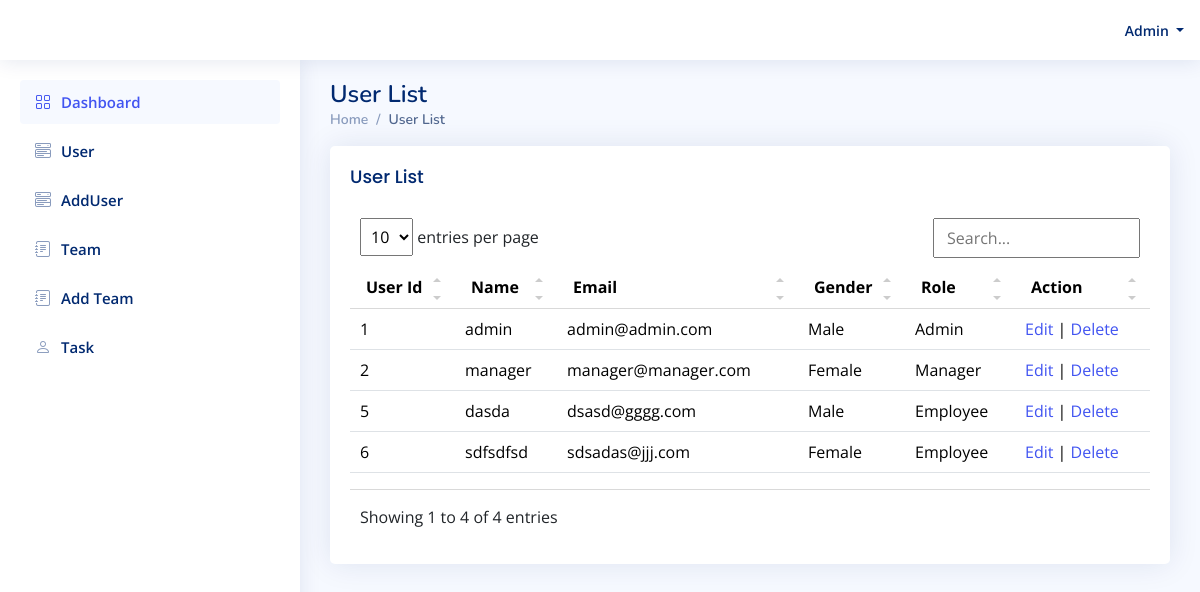
/users.php (signed in), run on the app's committed database.
### tables this page shows
CREATE TABLE `users` (
  `id` int(11) UNSIGNED NOT NULL,
  `name` varchar(255) NOT NULL,
  `email` varchar(255) NOT NULL,
  `gender` varchar(10) NOT NULL,
  `password` varchar(255) NOT NULL,
  `role_id` tinyint(1) UNSIGNED NOT NULL,
  `status` tinyint(1) UNSIGNED NOT NULL COMMENT '0 => Inactive, 1=> Active	',
  `created` datetime NOT NULL,
  `modified` datetime NOT NULL
);

CREATE TABLE `roles` (
  `id` tinyint(2) UNSIGNED NOT NULL,
  `name` varchar(255) NOT NULL,
  `status` tinyint(1) UNSIGNED NOT NULL DEFAULT 1 COMMENT '0 => Inactive, 1=> Active',
  `created` datetime NOT NULL,
  `modified` datetime NOT NULL
);

### classes/User.php (called while the page is built, shortened)
<?php
class User extends DB
{
    public static function getUser(){
        $qry = DB::$connection->query('SELECT u.*, r.name as role FROM `users` u inner join roles r on r.id=u.role_id');
        $results = [];
        while($row = $qry->fetch_all(MYSQLI_ASSOC)){
            $results = $row;
        }
        return $results;
    }
}

### users.php (the view, shortened to what this page needs)
<?php
$results = User::getUser();
include('header.php');
include('header.inc');
include('left.inc');
?>
<main id="main" class="main">
<div class="pagetitle">
  <h1>User List</h1>
  <nav>
    <ol class="breadcrumb">
      <li class="breadcrumb-item"><a href="/">Home</a></li>
      <li class="breadcrumb-item active">User List</li>
    </ol>
  </nav>
</div>
<section class="section">
  <div class="row">
    <div class="col-lg-12">
      <div class="card">
        <div class="card-body">
          <h5 class="card-title">User List</h5>
          <table class="table datatable">
            <thead>
              <tr>
                <th>User Id</th>
                <th>Name</th>
                <th>Email</th>
                <th>Gender</th>
                <th>Role</th>
                <th>Action</th>
              </tr>
            </thead>
            <tbody>
                <?php
                if(!empty($results)){
                    foreach($results as $result){
                ?>
              <tr>
                <td><?php echo $result['id'];?></td>
                <td><?php echo $result['name'];?></td>
                <td><?php echo $result['email'];?></td>
                <td><?php echo $result['gender'];?></td>
                <td><?php echo $result['role'];?></td>
                <td><a href="add_user.php?id=<?php echo $result['id'];?>">Edit</a> | <a href="javascript:" onclick="delete_user(<?php echo $result['id'];?>)">Delete</a></td>
              </tr>
              <?php } } ?>
            </tbody>
          </table>
        </div>
      </div>
    </div>
  </div>
</section>
</main>
 <?php include('footer.php');

### header.php (shortened to what this page needs)
<!DOCTYPE html>
<html lang="en">
<head>
  <link href="assets/vendor/bootstrap/css/bootstrap.min.css" rel="stylesheet">
  <link href="assets/vendor/bootstrap-icons/bootstrap-icons.css" rel="stylesheet">
  <link href="assets/vendor/boxicons/css/boxicons.min.css" rel="stylesheet">
  <link href="assets/css/style.css" rel="stylesheet">
  <link href="assets/vendor/simple-datatables/style.css" rel="stylesheet">
</head>
<body>

### header.inc (shortened to what this page needs)
<header id="header" class="header fixed-top d-flex align-items-center">
    <nav class="header-nav ms-auto">
      <ul class="d-flex align-items-center">
        <li class="nav-item dropdown pe-3">
          <a class="nav-link nav-profile d-flex align-items-center pe-0" href="javascript:" data-bs-toggle="dropdown">
            <span class="d-none d-md-block dropdown-toggle ps-2">
                <?php echo ucfirst($_SESSION['user']['name']); ?>
            </span>
          </a>
        </li>
      </ul>
    </nav>
</header>

### left.inc
<aside id="sidebar" class="sidebar">
   <ul class="sidebar-nav" id="sidebar-nav">
     <li class="nav-item">
       <a class="nav-link " href="dashboard.php">
         <i class="bi bi-grid"></i>
         <span>Dashboard</span>
       </a>
     </li>
     <?php if($_SESSION['user']['role_id'] ==1) { ?>
     <li class="nav-item collapsed">
       <a class="nav-link collapsed" href="users.php">
         <i class="bi bi-menu-button-wide"></i><span>User</span>
       </a>
     </li>
     <li class="nav-item collapsed">
       <a class="nav-link collapsed" href="add_user.php">
         <i class="bi bi-menu-button-wide"></i><span>AddUser</span>
       </a>
     </li>
     <?php }  if(in_array($_SESSION['user']['role_id'],[1,2])) { ?>
     <li class="nav-item collapsed">
       <a class="nav-link collapsed" href="teams.php">
         <i class="bi bi-journal-text"></i><span>Team</span>
       </a>
     </li>
     <?php } if($_SESSION['user']['role_id'] ==1) { ?>
     <li class="nav-item collapsed">
       <a class="nav-link collapsed" href="teams.php">
         <i class="bi bi-journal-text"></i><span>Add Team</span>
       </a>
     </li>
     <?php } ?>
     <li class="nav-item">
       <a class="nav-link collapsed" href="tasks.php">
         <i class="bi bi-person"></i>
         <span>Task</span>
       </a>
     </li>
   </ul>
 </aside>

### footer.php (shortened to what this page needs)
</body>
</html>

### assets/css/style.css (style rules this page uses)
:root { scroll-behavior: smooth; }
body { font-family: "Open Sans", sans-serif; background: #f6f9ff; color: #444444; }
a { color: #4154f1; text-decoration: none; }
h1, h2, h3, h4, h5, h6 { font-family: "Nunito", sans-serif; }
#main { margin-top: 60px; padding: 20px 30px; transition: all 0.3s; }
.pagetitle { margin-bottom: 10px; }
.pagetitle h1 { font-size: 24px; margin-bottom: 0; font-weight: 600; color: #012970; }
.card { margin-bottom: 30px; border: none; border-radius: 5px; box-shadow: 0px 0 30px rgba(1, 41, 112, 0.1); }
.card-title { padding: 20px 0 15px 0; font-size: 18px; font-weight: 500; color: #012970; font-family: "Poppins", sans-serif; }
.card-body { padding: 0 20px 20px 20px; }
.breadcrumb { font-size: 14px; font-family: "Nunito", sans-serif; color: #899bbd; font-weight: 600; }
.breadcrumb a { color: #899bbd; transition: 0.3s; }
.breadcrumb .breadcrumb-item::before { color: #899bbd; }
.breadcrumb .active { color: #51678f; font-weight: 600; }
.header { transition: all 0.5s; z-index: 997; height: 60px; box-shadow: 0px 2px 20px rgba(1, 41, 112, 0.1); background-color: #fff; padding-left: 20px; }
.header-nav ul { list-style: none; }
.header-nav>ul { margin: 0; padding: 0; }
.header-nav .nav-profile { color: #012970; }
.header-nav .nav-profile span { font-size: 14px; font-weight: 600; }
.sidebar { position: fixed; top: 60px; left: 0; bottom: 0; width: 300px; z-index: 996; transition: all 0.3s; padding: 20px; overflow-y: auto; scrollbar-width: thin; scrollbar-color: #aab7cf transparent; box-shadow: 0px 0px 20px rgba(1, 41, 112, 0.1); background-color: #fff; }
@media (min-width: 1200px) { #main, #footer { margin-left: 300px; } }
.sidebar-nav { padding: 0; margin: 0; list-style: none; }
.sidebar-nav li { padding: 0; margin: 0; list-style: none; }
.sidebar-nav .nav-item { margin-bottom: 5px; }
.sidebar-nav .nav-link { display: flex; align-items: center; font-size: 15px; font-weight: 600; color: #4154f1; transition: 0.3; background: #f6f9ff; padding: 10px 15px; border-radius: 4px; }
.sidebar-nav .nav-link i { font-size: 16px; margin-right: 10px; color: #4154f1; }
.sidebar-nav .nav-link.collapsed { color: #012970; background: #fff; }
.sidebar-nav .nav-link.collapsed i { color: #899bbd; }

### data on the page
users: id "1", name "admin", email "admin@admin.com", gender "Male", role.name "Admin"
users: id "2", name "manager", email "manager@manager.com", gender "Female", role.name "Manager"
users: id "5", name "dasda", email "dsasd@gggg.com", gender "Male", role.name "Employee"
users: id "6", name "sdfsdfsd", email "sdsadas@jjj.com", gender "Female", role.name "Employee"

### other printed values
$_SESSION['user']['name'] "Admin"
